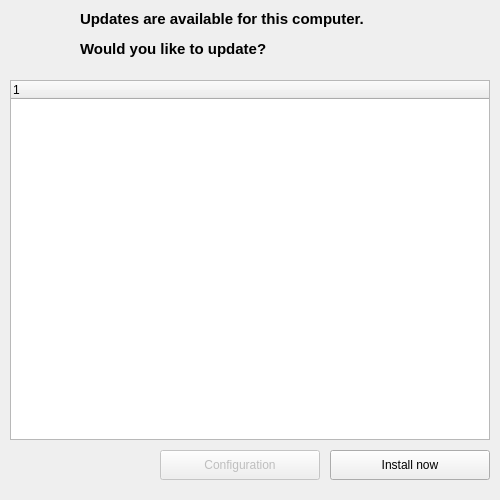
<?xml version="1.0" encoding="UTF-8"?>
<ui version="4.0">
 <class>chocoupdater</class>
 <widget class="QMainWindow" name="chocoupdater">
  <property name="geometry">
   <rect>
    <x>0</x>
    <y>0</y>
    <width>500</width>
    <height>500</height>
   </rect>
  </property>
  <property name="sizePolicy">
   <sizepolicy hsizetype="Fixed" vsizetype="Fixed">
    <horstretch>0</horstretch>
    <verstretch>0</verstretch>
   </sizepolicy>
  </property>
  <property name="minimumSize">
   <size>
    <width>500</width>
    <height>500</height>
   </size>
  </property>
  <property name="maximumSize">
   <size>
    <width>500</width>
    <height>500</height>
   </size>
  </property>
  <property name="windowTitle">
   <string>Update(s) available!</string>
  </property>
  <property name="unifiedTitleAndToolBarOnMac">
   <bool>false</bool>
  </property>
  <widget class="QWidget" name="centralWidget">
   <widget class="QTreeWidget" name="treeWidget">
    <property name="geometry">
     <rect>
      <x>10</x>
      <y>80</y>
      <width>480</width>
      <height>360</height>
     </rect>
    </property>
    <property name="itemsExpandable">
     <bool>false</bool>
    </property>
    <property name="wordWrap">
     <bool>true</bool>
    </property>
    <column>
     <property name="text">
      <string notr="true">1</string>
     </property>
    </column>
   </widget>
   <widget class="QPushButton" name="pushButton">
    <property name="geometry">
     <rect>
      <x>330</x>
      <y>450</y>
      <width>160</width>
      <height>30</height>
     </rect>
    </property>
    <property name="minimumSize">
     <size>
      <width>0</width>
      <height>30</height>
     </size>
    </property>
    <property name="text">
     <string>Install now</string>
    </property>
   </widget>
   <widget class="QPushButton" name="Configuration">
    <property name="enabled">
     <bool>false</bool>
    </property>
    <property name="geometry">
     <rect>
      <x>160</x>
      <y>450</y>
      <width>160</width>
      <height>30</height>
     </rect>
    </property>
    <property name="minimumSize">
     <size>
      <width>160</width>
      <height>30</height>
     </size>
    </property>
    <property name="maximumSize">
     <size>
      <width>160</width>
      <height>30</height>
     </size>
    </property>
    <property name="text">
     <string>Configuration</string>
    </property>
   </widget>
   <widget class="QLabel" name="label">
    <property name="geometry">
     <rect>
      <x>80</x>
      <y>10</y>
      <width>405</width>
      <height>60</height>
     </rect>
    </property>
    <property name="minimumSize">
     <size>
      <width>405</width>
      <height>60</height>
     </size>
    </property>
    <property name="maximumSize">
     <size>
      <width>405</width>
      <height>60</height>
     </size>
    </property>
    <property name="locale">
     <locale language="English" country="UnitedKingdom"/>
    </property>
    <property name="text">
     <string>&lt;html&gt;&lt;head/&gt;&lt;body&gt;&lt;p&gt;&lt;span style=&quot; font-size:11pt; font-weight:600;&quot;&gt;Updates are available for this computer.&lt;/span&gt;&lt;/p&gt;&lt;p&gt;&lt;span style=&quot; font-size:11pt; font-weight:600;&quot;&gt;Would you like to update?&lt;/span&gt;&lt;/p&gt;&lt;/body&gt;&lt;/html&gt;</string>
    </property>
    <property name="alignment">
     <set>Qt::AlignLeading|Qt::AlignLeft|Qt::AlignTop</set>
    </property>
    <property name="wordWrap">
     <bool>true</bool>
    </property>
    <property name="margin">
     <number>5</number>
    </property>
   </widget>
   <widget class="QLabel" name="label_2">
    <property name="geometry">
     <rect>
      <x>15</x>
      <y>10</y>
      <width>60</width>
      <height>60</height>
     </rect>
    </property>
    <property name="text">
     <string>&lt;html&gt;&lt;head/&gt;&lt;body&gt;&lt;p&gt;&lt;img  height=&quot;60&quot; width=&quot;60&quot; src=&quot;:/icon.ico&quot;/&gt;&lt;/p&gt;&lt;/body&gt;&lt;/html&gt;</string>
    </property>
   </widget>
  </widget>
  <widget class="QMenuBar" name="menuBar">
   <property name="geometry">
    <rect>
     <x>0</x>
     <y>0</y>
     <width>500</width>
     <height>21</height>
    </rect>
   </property>
  </widget>
 </widget>
 <layoutdefault spacing="6" margin="11"/>
 <resources/>
 <connections/>
</ui>
